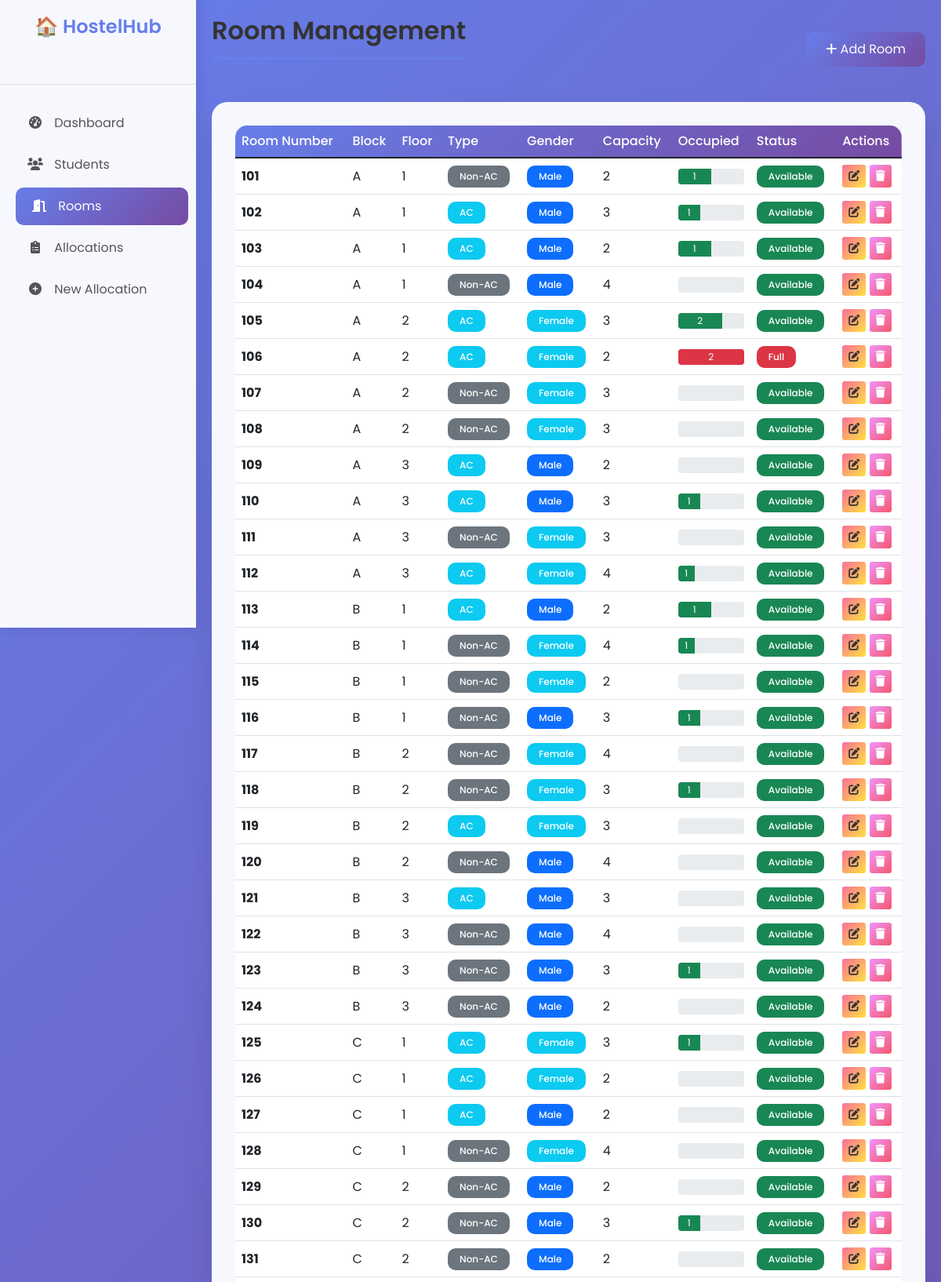
Screenshot of /rooms (upper part) with the database file from the repository.
### app.py (models this page shows)
class Room(db.Model):
    id = db.Column(db.Integer, primary_key=True)
    room_number = db.Column(db.String(20), unique=True, nullable=False)
    block = db.Column(db.String(10), nullable=False)
    floor = db.Column(db.Integer, nullable=False)
    capacity = db.Column(db.Integer, default=2)
    occupied = db.Column(db.Integer, default=0)
    room_type = db.Column(db.String(20))
    gender = db.Column(db.String(10))
    status = db.Column(db.String(20), default='Available')

### app.py (the view)
@app.route('/rooms')
def rooms():
    block = request.args.get('block', '')
    room_type = request.args.get('room_type', '')
    status = request.args.get('status', '')
    query = Room.query
    if block:
        query = query.filter_by(block=block)
    if room_type:
        query = query.filter_by(room_type=room_type)
    if status:
        query = query.filter_by(status=status)
    rooms = query.all()
    return render_template('rooms.html', rooms=rooms)

### templates/rooms.html (shortened to what this page needs)
{% extends "base.html" %}
{% block content %}
<div class="d-flex justify-content-between align-items-center mb-4">
    <h2 class="page-title">Room Management</h2>
    <a href="{{ url_for('add_room') }}" class="btn btn-primary">
        <i class="fas fa-plus"></i> Add Room
    </a>
</div>
<div class="content-card">
    {% if rooms %}
    <div class="table-responsive">
        <table class="table">
            <thead>
                <tr>
                    <th>Room Number</th>
                    <th>Block</th>
                    <th>Floor</th>
                    <th>Type</th>
                    <th>Gender</th>
                    <th>Capacity</th>
                    <th>Occupied</th>
                    <th>Status</th>
                    <th>Actions</th>
                </tr>
            </thead>
            <tbody>
                {% for room in rooms %}
                <tr>
                    <td><strong>{{ room.room_number }}</strong></td>
                    <td>{{ room.block }}</td>
                    <td>{{ room.floor }}</td>
                    <td>
                        <span class="badge {% if room.room_type == 'AC' %}bg-info{% else %}bg-secondary{% endif %}">
                            {{ room.room_type }}
                        </span>
                    </td>
                    <td>
                        <span class="badge {% if room.gender == 'Male' %}bg-primary{% else %}bg-info{% endif %}">
                            {{ room.gender }}
                        </span>
                    </td>
                    <td>{{ room.capacity }}</td>
                    <td>
                        <div class="progress" style="height: 20px;">
                            <div class="progress-bar {% if room.occupied >= room.capacity %}bg-danger{% else %}bg-success{% endif %}"
                                 role="progressbar"
                                 style="width: {{ (room.occupied / room.capacity * 100) if room.capacity > 0 else 0 }}%">
                                {{ room.occupied }}
                            </div>
                        </div>
                    </td>
                    <td>
                        <span class="badge {% if room.status == 'Available' %}bg-success{% elif room.status == 'Full' %}bg-danger{% else %}bg-warning{% endif %}">
                            {{ room.status }}
                        </span>
                    </td>
                    <td>
                        <a href="{{ url_for('edit_room', id=room.id) }}" class="btn btn-warning btn-sm">
                            <i class="fas fa-edit"></i>
                        </a>
                        <a href="{{ url_for('delete_room', id=room.id) }}" class="btn btn-danger btn-sm" onclick="return confirm('Are you sure?')">
                            <i class="fas fa-trash"></i>
                        </a>
                    </td>
                </tr>
                {% endfor %}
            </tbody>
        </table>
    </div>
    {% endif %}
</div>
{% endblock %}

### templates/base.html (style rules this page uses)
* { margin: 0; padding: 0; box-sizing: border-box; }
body { font-family: 'Poppins', sans-serif; background: linear-gradient(135deg, #667eea 0%, #764ba2 100%); min-height: 100vh; }
.content-card { background: rgba(255, 255, 255, 0.95); backdrop-filter: blur(10px); border-radius: 20px; padding: 30px; box-shadow: 0 20px 40px rgba(0, 0, 0, 0.1); margin-bottom: 20px; }
.page-title { color: #333; font-weight: 600; margin-bottom: 30px; padding-bottom: 15px; border-bottom: 3px solid #667eea; display: inline-block; }
.btn-primary { background: linear-gradient(135deg, #667eea 0%, #764ba2 100%); border: none; padding: 10px 25px; border-radius: 10px; transition: all 0.3s ease; }
.btn-danger { background: linear-gradient(135deg, #f093fb 0%, #f5576c 100%); border: none; }
.btn-warning { background: linear-gradient(135deg, #fa709a 0%, #fee140 100%); border: none; color: #333; }
.table { background: white; border-radius: 15px; overflow: hidden; box-shadow: 0 5px 15px rgba(0, 0, 0, 0.1); }
.table thead { background: linear-gradient(135deg, #667eea 0%, #764ba2 100%); color: white; }
.table th { font-weight: 500; border: none; }
.table td { vertical-align: middle; }
.badge { padding: 8px 15px; border-radius: 10px; font-weight: 500; }

### rows the page displays
Room: room_number "101", block "A", floor "1", room_type "Non-AC", gender "Male", capacity "2", occupied "1", status "Available"
Room: room_number "102", block "A", floor "1", room_type "AC", gender "Male", capacity "3", occupied "1", status "Available"
Room: room_number "103", block "A", floor "1", room_type "AC", gender "Male", capacity "2", occupied "1", status "Available"
Room: room_number "104", block "A", floor "1", room_type "Non-AC", gender "Male", capacity "4", status "Available"
Room: room_number "105", block "A", floor "2", room_type "AC", gender "Female", capacity "3", occupied "2", status "Available"
Room: room_number "106", block "A", floor "2", room_type "AC", gender "Female", capacity "2", occupied "2", status "Full"
Room: room_number "107", block "A", floor "2", room_type "Non-AC", gender "Female", capacity "3", status "Available"
Room: room_number "108", block "A", floor "2", room_type "Non-AC", gender "Female", capacity "3", status "Available"
Room: room_number "109", block "A", floor "3", room_type "AC", gender "Male", capacity "2", status "Available"
Room: room_number "110", block "A", floor "3", room_type "AC", gender "Male", capacity "3", occupied "1", status "Available"
Room: room_number "111", block "A", floor "3", room_type "Non-AC", gender "Female", capacity "3", status "Available"
Room: room_number "112", block "A", floor "3", room_type "AC", gender "Female", capacity "4", occupied "1", status "Available"
Room: room_number "113", block "B", floor "1", room_type "AC", gender "Male", capacity "2", occupied "1", status "Available"
Room: room_number "114", block "B", floor "1", room_type "Non-AC", gender "Female", capacity "4", occupied "1", status "Available"
Room: room_number "115", block "B", floor "1", room_type "Non-AC", gender "Female", capacity "2", status "Available"
Room: room_number "116", block "B", floor "1", room_type "Non-AC", gender "Male", capacity "3", occupied "1", status "Available"
Room: room_number "117", block "B", floor "2", room_type "Non-AC", gender "Female", capacity "4", status "Available"
Room: room_number "118", block "B", floor "2", room_type "Non-AC", gender "Female", capacity "3", occupied "1", status "Available"
Room: room_number "119", block "B", floor "2", room_type "AC", gender "Female", capacity "3", status "Available"
Room: room_number "120", block "B", floor "2", room_type "Non-AC", gender "Male", capacity "4", status "Available"
Room: room_number "121", block "B", floor "3", room_type "AC", gender "Male", capacity "3", status "Available"
Room: room_number "122", block "B", floor "3", room_type "Non-AC", gender "Male", capacity "4", status "Available"
Room: room_number "123", block "B", floor "3", room_type "Non-AC", gender "Male", capacity "3", occupied "1", status "Available"
Room: room_number "124", block "B", floor "3", room_type "Non-AC", gender "Male", capacity "2", status "Available"
Room: room_number "125", block "C", floor "1", room_type "AC", gender "Female", capacity "3", occupied "1", status "Available"
Room: room_number "126", block "C", floor "1", room_type "AC", gender "Female", capacity "2", status "Available"
Room: room_number "127", block "C", floor "1", room_type "AC", gender "Male", capacity "2", status "Available"
Room: room_number "128", block "C", floor "1", room_type "Non-AC", gender "Female", capacity "4", status "Available"
Room: room_number "129", block "C", floor "2", room_type "Non-AC", gender "Male", capacity "2", status "Available"
Room: room_number "130", block "C", floor "2", room_type "Non-AC", gender "Male", capacity "3", occupied "1", status "Available"
Room: room_number "131", block "C", floor "2", room_type "Non-AC", gender "Male", capacity "2", status "Available"
